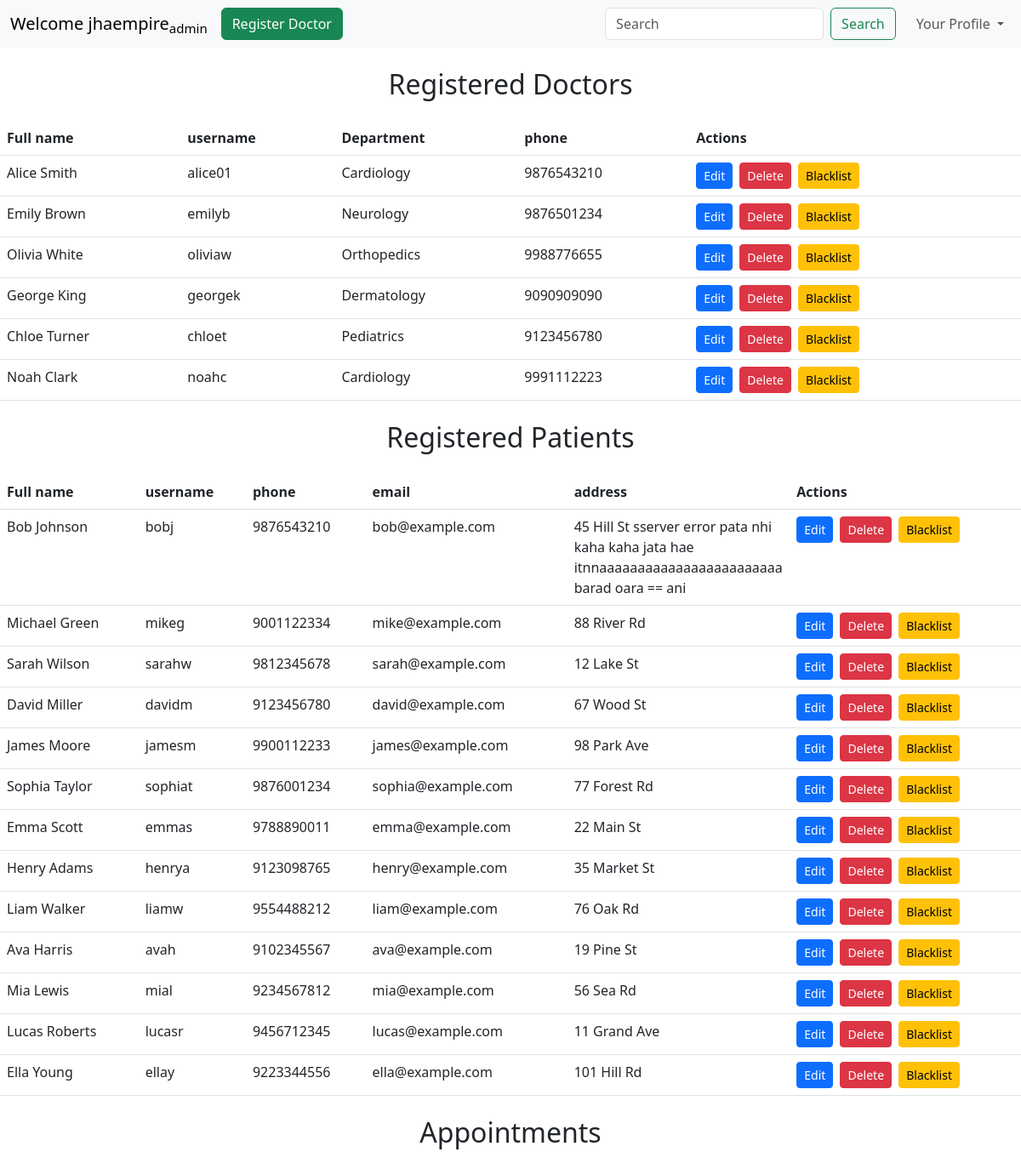
The app's page /dashboard/admin (signed in) with its own data.
### models/models.py (models this page shows)
class User(db.Model):
    id=db.Column(db.Integer(),primary_key=True)
    fullname = db.Column(db.String(50),nullable = False)
    username = db.Column(db.String(50),unique = True,nullable = False)
    password = db.Column(db.String(),nullable= False)
    role = db.Column(db.String(10),nullable=False)
    status=db.Column(db.Integer(),nullable=False,default=0)
    created_at=db.Column(db.DateTime(),default=datetime.datetime.utcnow)
    updated_at=db.Column(db.DateTime(),default=datetime.datetime.utcnow,onupdate=datetime.datetime.utcnow)

class Doctor(db.Model):
    id=db.Column(db.Integer(),primary_key=True)
    fullname = db.Column(db.String(50),nullable = False)
    username = db.Column(db.String(50),unique = True,nullable = False)
    password = db.Column(db.String(),nullable= False)
    address = db.Column(db.String(200),nullable = False)
    phone = db.Column(db.String(15),nullable = False)
    email = db.Column(db.String(50),nullable = False)
    experience = db.Column(db.String(100),nullable = False)
    specialization = db.Column(db.String(50),nullable = False)
    created_at=db.Column(db.DateTime(),default=datetime.datetime.utcnow)
    updated_at=db.Column(db.DateTime(),default=datetime.datetime.utcnow,onupdate=datetime.datetime.utcnow)

class Patient(db.Model):
    id=db.Column(db.Integer(),primary_key=True)
    userid = db.Column(db.Integer(),nullable=False)
    name=db.Column(db.String(50),nullable = False)
    dob = db.Column(db.String(20),nullable = False)
    phone= db.Column(db.Integer(),nullable = False)
    email=db.Column(db.String(50),nullable = False)
    address=db.Column(db.String(200),nullable = False)
    emergencycontact=db.Column(db.String(50),nullable = False)

### controllers/adminDashboard.py (the view)
@theadminDashboard.route("/dashboard/admin", methods=['GET','POST'])
def adminDashboard():
    if('user' in session and session['role']=="admin"):
        user=session['user']
        print(user)
        alldoctors=User.query.filter_by(role="doctor").all()
        print(alldoctors)
        doctdetails= Doctor.query.all()
        print(doctdetails)
        allpatients=User.query.filter_by(role="patient").all()
        print(allpatients)
        patientdetails= Patient.query.all()
        print(patientdetails)
        for x in patientdetails:
            print(x.email)
        return render_template("adminDashboard.html",user=user , alldoctors=alldoctors, doctdetails=doctdetails, allpatients=allpatients, patientdetails=patientdetails)
    else:
        return redirect("/login")

### templates/adminDashboard.html (shortened to what this page needs)
<!DOCTYPE html>
<html lang="en">
<head>
    <link href="https://cdn.jsdelivr.net/npm/bootstrap@5.3.0-alpha1/dist/css/bootstrap.min.css" rel="stylesheet">
</head>
<body>
<nav class="navbar navbar-expand-lg bg-body-tertiary">
  <div class="container-fluid">
    <a class="navbar-brand" href="#">Welcome {{user}}<sub>admin</sub></a>
    <div class="collapse navbar-collapse" id="navbarSupportedContent">
      <ul class="navbar-nav me-auto mb-2 mb-lg-0">
        <li class="nav-item">
          <a class="btn btn-success" href="/dashboard/admin/register-doctor">Register Doctor </a>
        </li>
        </ul>
         <form class="d-flex me-3" role="search">
          <input class="form-control me-2" type="search" placeholder="Search" aria-label="Search">
          <button class="btn btn-outline-success" type="submit">Search</button>
        </form>
        <ul class="navbar-nav">
          <li class="nav-item dropdown">
            <a class="nav-link dropdown-toggle" href="#" role="button" data-bs-toggle="dropdown" aria-expanded="false">
              Your Profile
            </a>
          </li>
        </ul>
    </div>
  </div>
</nav>
<div>
  <h2 class="text-center my-4">Registered Doctors</h2>
      <table class="table">
      <thead>
        <tr>
          <th>Full name</th>
          <th>username</th>
          <th>Department</th>
          <th>phone</th>
          <th>Actions</th>
        </tr>
      </thead>
      <tbody>
        {% for doc in alldoctors %}
        {% for x in doctdetails %}
        {% if doc.username == x.username %}
        <tr>
          <td>{{doc.fullname}}</td>
          <td>{{doc.username}}</td>
          <td>{{x.specialization}}</td>
          <td>{{x.phone}}</td>
          <td>
          <a href="/editdoctor/{{ doc.id }}" class="btn btn-primary btn-sm me-1">Edit</a>
          <a href="/deletedoctor/{{ doc.id }}" class="btn btn-danger btn-sm me-1">Delete</a>
          <a href="/blacklistdoctor/{{ doc.id }}" class="btn btn-warning btn-sm">Blacklist</a>
        </td>
        </tr>
          {% endif %}
        {% endfor %}
        {% endfor %}
        </tbody>
      </table>
</div>
<h2 class="text-center my-4">Registered Patients</h2>
      <table class="table">
      <thead>
        <tr>
          <th>Full name</th>
          <th>username</th>
          <th>phone</th>
          <th>email</th>
          <th>address</th>
          <th>Actions</th>
        </tr>
      </thead>
      <tbody>
        {% for pat in allpatients %}
        {% for y in patientdetails %}
        {% if pat.id == y.userid %}
        <tr>
          <td>{{pat.fullname}}</td>
          <td>{{pat.username}}</td>
          <td>{{y.phone}}</td>
          <td> {{y.email}}</td>
          <td style="word-break: break-word; max-width: 200px;">{{y.address}}</td>
          <td>
          <a href="/editpatient/{{ pat.id }}" class="btn btn-primary btn-sm me-1">Edit</a>
          <a href="/deletepatient/{{ pat.id }}" class="btn btn-danger btn-sm me-1">Delete</a>
          <a href="/blacklistpatient/{{ pat.id }}" class="btn btn-warning btn-sm">Blacklist</a>
        </td>
        </tr>
          {% endif %}
        {% endfor %}
        {% endfor %}
        </tbody>
      </table>
<h2 class="text-center my-4">Appointments</h2>
</body>
</html>

### records on screen
User: fullname "Alice Smith", username "alice01"
Doctor: specialization "Cardiology", phone "9876543210"
User: fullname "Emily Brown", username "emilyb"
Doctor: specialization "Neurology", phone "9876501234"
User: fullname "Olivia White", username "oliviaw"
Doctor: specialization "Orthopedics", phone "9988776655"
User: fullname "George King", username "georgek"
Doctor: specialization "Dermatology", phone "9090909090"
User: fullname "Chloe Turner", username "chloet"
Doctor: specialization "Pediatrics", phone "9123456780"
User: fullname "Noah Clark", username "noahc"
Doctor: specialization "Cardiology", phone "9991112223"
User: fullname "Bob Johnson", username "bobj"
Patient: phone "9876543210", email "bob@example.com", address "45 Hill St sserver error pata nhi kaha kaha jata hae itnnaaaaaaaaaaaaaaaaaaaaaaaa barad oara == ani"
User: fullname "Michael Green", username "mikeg"
Patient: phone "9001122334", email "mike@example.com", address "88 River Rd"
User: fullname "Sarah Wilson", username "sarahw"
Patient: phone "9812345678", email "sarah@example.com", address "12 Lake St"
User: fullname "David Miller", username "davidm"
Patient: phone "9123456780", email "david@example.com", address "67 Wood St"
User: fullname "James Moore", username "jamesm"
Patient: phone "9900112233", email "james@example.com", address "98 Park Ave"
User: fullname "Sophia Taylor", username "sophiat"
Patient: phone "9876001234", email "sophia@example.com", address "77 Forest Rd"
User: fullname "Emma Scott", username "emmas"
Patient: phone "9788890011", email "emma@example.com", address "22 Main St"
User: fullname "Henry Adams", username "henrya"
Patient: phone "9123098765", email "henry@example.com", address "35 Market St"
User: fullname "Liam Walker", username "liamw"
Patient: phone "9554488212", email "liam@example.com", address "76 Oak Rd"
User: fullname "Ava Harris", username "avah"
Patient: phone "9102345567", email "ava@example.com", address "19 Pine St"
User: fullname "Mia Lewis", username "mial"
Patient: phone "9234567812", email "mia@example.com", address "56 Sea Rd"
User: fullname "Lucas Roberts", username "lucasr"
Patient: phone "9456712345", email "lucas@example.com", address "11 Grand Ave"
User: fullname "Ella Young", username "ellay"
Patient: phone "9223344556", email "ella@example.com", address "101 Hill Rd"

### other values on screen
{{ user }} "jhaempire"
